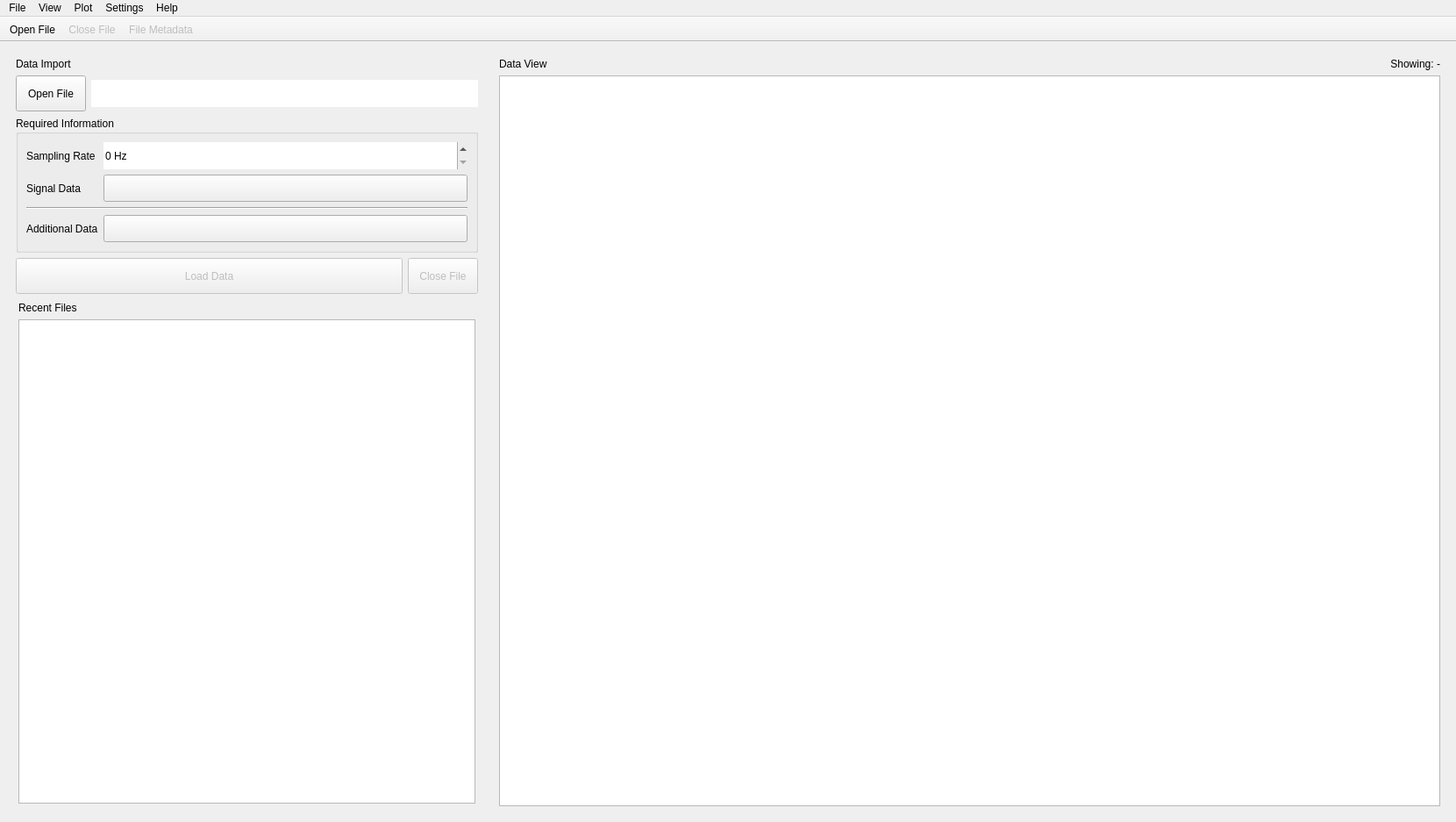
<?xml version="1.0" encoding="UTF-8"?>
<ui version="4.0">
 <class>MainWindow</class>
 <widget class="QMainWindow" name="MainWindow">
  <property name="geometry">
   <rect>
    <x>0</x>
    <y>0</y>
    <width>1660</width>
    <height>937</height>
   </rect>
  </property>
  <property name="windowTitle">
   <string>Signal Editor</string>
  </property>
  <property name="dockNestingEnabled">
   <bool>true</bool>
  </property>
  <property name="dockOptions">
   <set>QMainWindow::DockOption::AllowNestedDocks|QMainWindow::DockOption::AllowTabbedDocks|QMainWindow::DockOption::AnimatedDocks|QMainWindow::DockOption::VerticalTabs</set>
  </property>
  <widget class="QWidget" name="centralwidget">
   <property name="styleSheet">
    <string notr="true"/>
   </property>
   <layout class="QHBoxLayout" name="h_layout_centralwidget">
    <property name="leftMargin">
     <number>0</number>
    </property>
    <property name="topMargin">
     <number>0</number>
    </property>
    <property name="rightMargin">
     <number>0</number>
    </property>
    <property name="bottomMargin">
     <number>0</number>
    </property>
    <item>
     <widget class="QStackedWidget" name="stackedWidget">
      <property name="currentIndex">
       <number>0</number>
      </property>
      <widget class="QWidget" name="stacked_page_import">
       <layout class="QHBoxLayout" name="horizontalLayout" stretch="3,6">
        <item>
         <widget class="QWidget" name="container_file_information" native="true">
          <layout class="QGridLayout" name="gridLayout">
           <item row="3" column="0" colspan="2">
            <widget class="PushButton" name="btn_load_data">
             <property name="enabled">
              <bool>false</bool>
             </property>
             <property name="sizePolicy">
              <sizepolicy hsizetype="Preferred" vsizetype="Fixed">
               <horstretch>0</horstretch>
               <verstretch>0</verstretch>
              </sizepolicy>
             </property>
             <property name="minimumSize">
              <size>
               <width>0</width>
               <height>41</height>
              </size>
             </property>
             <property name="toolTip">
              <string>&lt;html&gt;&lt;head/&gt;&lt;body&gt;&lt;p&gt;Loads the data from the columns or channels specified in the &amp;quot;Signal Data&amp;quot; and &amp;quot;Additional Data&amp;quot; fields.&lt;/p&gt;&lt;/body&gt;&lt;/html&gt;</string>
             </property>
             <property name="whatsThis">
              <string>&lt;html&gt;&lt;head/&gt;&lt;body&gt;&lt;p&gt;Loads the data from the columns or channels specified in the &amp;quot;Signal Data&amp;quot; and &amp;quot;Additional Data&amp;quot; fields.&lt;/p&gt;&lt;/body&gt;&lt;/html&gt;</string>
             </property>
             <property name="text">
              <string>Load Data</string>
             </property>
             <property name="icon">
              <iconset resource="../resources/resources.qrc">
               <normaloff>:/icons/fluent-icons/DocumentArrowRight.svg</normaloff>:/icons/fluent-icons/DocumentArrowRight.svg</iconset>
             </property>
            </widget>
           </item>
           <item row="2" column="0" colspan="3">
            <widget class="QGroupBox" name="grp_box_required_info">
             <property name="sizePolicy">
              <sizepolicy hsizetype="Preferred" vsizetype="Fixed">
               <horstretch>0</horstretch>
               <verstretch>0</verstretch>
              </sizepolicy>
             </property>
             <property name="title">
              <string>Required Information </string>
             </property>
             <property name="flat">
              <bool>true</bool>
             </property>
             <layout class="QFormLayout" name="formLayout">
              <item row="0" column="0">
               <widget class="BodyLabel" name="samplingRateLabel">
                <property name="minimumSize">
                 <size>
                  <width>0</width>
                  <height>31</height>
                 </size>
                </property>
                <property name="toolTip">
                 <string>&lt;html&gt;&lt;head/&gt;&lt;body&gt;&lt;p&gt;The sampling rate of the signal in Hz (samples/second)&lt;/p&gt;&lt;/body&gt;&lt;/html&gt;</string>
                </property>
                <property name="whatsThis">
                 <string>&lt;html&gt;&lt;head/&gt;&lt;body&gt;&lt;p&gt;The sampling rate, measured in Hertz (Hz), defines the number of data points captured per second. For instance, a sampling rate of 1000 Hz means that 1000 data points are recorded every second.&lt;/p&gt;&lt;/body&gt;&lt;/html&gt;</string>
                </property>
                <property name="text">
                 <string>Sampling Rate</string>
                </property>
               </widget>
              </item>
              <item row="0" column="1">
               <widget class="SpinBox" name="spin_box_sampling_rate_import_page">
                <property name="minimumSize">
                 <size>
                  <width>0</width>
                  <height>31</height>
                 </size>
                </property>
                <property name="toolTip">
                 <string>&lt;html&gt;&lt;head/&gt;&lt;body&gt;&lt;p&gt;The sampling rate of the signal values in the file&lt;/p&gt;&lt;/body&gt;&lt;/html&gt;</string>
                </property>
                <property name="whatsThis">
                 <string>&lt;html&gt;&lt;head/&gt;&lt;body&gt;&lt;p&gt;The sampling rate, measured in Hertz (Hz), defines the number of data points captured per second. For instance, a sampling rate of 1000 Hz means that 1000 data points are recorded every second.&lt;/p&gt;&lt;/body&gt;&lt;/html&gt;</string>
                </property>
                <property name="frame">
                 <bool>false</bool>
                </property>
                <property name="suffix">
                 <string> Hz</string>
                </property>
                <property name="maximum">
                 <number>10000</number>
                </property>
                <property name="value">
                 <number>0</number>
                </property>
               </widget>
              </item>
              <item row="1" column="0">
               <widget class="BodyLabel" name="signalColumnChannelLabel">
                <property name="minimumSize">
                 <size>
                  <width>0</width>
                  <height>31</height>
                 </size>
                </property>
                <property name="toolTip">
                 <string>&lt;html&gt;&lt;head/&gt;&lt;body&gt;&lt;p&gt;The column or channel containing the signal values&lt;/p&gt;&lt;/body&gt;&lt;/html&gt;</string>
                </property>
                <property name="whatsThis">
                 <string>&lt;html&gt;&lt;head/&gt;&lt;body&gt;&lt;p&gt;The column or channel containing the signal values&lt;/p&gt;&lt;/body&gt;&lt;/html&gt;</string>
                </property>
                <property name="text">
                 <string>Signal Data</string>
                </property>
               </widget>
              </item>
              <item row="1" column="1">
               <widget class="ComboBox" name="combo_box_signal_column_import_page">
                <property name="minimumSize">
                 <size>
                  <width>0</width>
                  <height>31</height>
                 </size>
                </property>
                <property name="toolTip">
                 <string>&lt;html&gt;&lt;head/&gt;&lt;body&gt;&lt;p&gt;The column or channel containing the signal values&lt;/p&gt;&lt;/body&gt;&lt;/html&gt;</string>
                </property>
                <property name="whatsThis">
                 <string>&lt;html&gt;&lt;head/&gt;&lt;body&gt;&lt;p&gt;The column or channel containing the signal values&lt;/p&gt;&lt;/body&gt;&lt;/html&gt;</string>
                </property>
               </widget>
              </item>
              <item row="2" column="0" colspan="2">
               <widget class="Line" name="line">
                <property name="orientation">
                 <enum>Qt::Orientation::Horizontal</enum>
                </property>
               </widget>
              </item>
              <item row="3" column="0">
               <widget class="BodyLabel" name="infoColumnChannelLabel">
                <property name="minimumSize">
                 <size>
                  <width>0</width>
                  <height>31</height>
                 </size>
                </property>
                <property name="toolTip">
                 <string>&lt;html&gt;&lt;head/&gt;&lt;body&gt;&lt;p&gt;An optional column or channel of data recorded alongside the signal with information that should be shown while editing and which should be included in the results (e.g. temperature, oxygen saturation, etc)&lt;/p&gt;&lt;/body&gt;&lt;/html&gt;</string>
                </property>
                <property name="whatsThis">
                 <string>&lt;html&gt;&lt;head/&gt;&lt;body&gt;&lt;p&gt;An optional column or channel of data recorded alongside the signal with information that should be shown while editing and which should be included in the results (e.g. temperature, oxygen saturation, etc)&lt;/p&gt;&lt;/body&gt;&lt;/html&gt;</string>
                </property>
                <property name="text">
                 <string>Additional Data</string>
                </property>
               </widget>
              </item>
              <item row="3" column="1">
               <widget class="ComboBox" name="combo_box_info_column_import_page">
                <property name="minimumSize">
                 <size>
                  <width>0</width>
                  <height>31</height>
                 </size>
                </property>
                <property name="toolTip">
                 <string>&lt;html&gt;&lt;head/&gt;&lt;body&gt;&lt;p&gt;An optional column or channel of data recorded alongside the signal with information that should be shown while editing and which should be included in the results (e.g. temperature, oxygen saturation, etc)&lt;/p&gt;&lt;/body&gt;&lt;/html&gt;</string>
                </property>
                <property name="whatsThis">
                 <string>&lt;html&gt;&lt;head/&gt;&lt;body&gt;&lt;p&gt;An optional column or channel of data recorded alongside the signal with information that should be shown while editing and which should be included in the results (e.g. temperature, oxygen saturation, etc)&lt;/p&gt;&lt;/body&gt;&lt;/html&gt;</string>
                </property>
               </widget>
              </item>
             </layout>
            </widget>
           </item>
           <item row="1" column="1" colspan="2">
            <widget class="LineEdit" name="line_edit_active_file">
             <property name="minimumSize">
              <size>
               <width>0</width>
               <height>31</height>
              </size>
             </property>
             <property name="frame">
              <bool>false</bool>
             </property>
             <property name="readOnly">
              <bool>true</bool>
             </property>
            </widget>
           </item>
           <item row="1" column="0">
            <widget class="PushButton" name="btn_open_file">
             <property name="sizePolicy">
              <sizepolicy hsizetype="Fixed" vsizetype="Fixed">
               <horstretch>0</horstretch>
               <verstretch>0</verstretch>
              </sizepolicy>
             </property>
             <property name="minimumSize">
              <size>
               <width>0</width>
               <height>41</height>
              </size>
             </property>
             <property name="whatsThis">
              <string>&lt;html&gt;&lt;head/&gt;&lt;body&gt;&lt;p&gt;Opens a window allowing you to choose a file to load into the app.&lt;/p&gt;&lt;p&gt;The selected file is searched for available columns or channels of data.&lt;/p&gt;&lt;p&gt;If any are found, their names are made available for selection in the &amp;quot;Signal Data&amp;quot; and &amp;quot;Additional Data&amp;quot; fields.&lt;/p&gt;&lt;/body&gt;&lt;/html&gt;</string>
             </property>
             <property name="text">
              <string>Open File</string>
             </property>
             <property name="icon">
              <iconset resource="../resources/resources.qrc">
               <normaloff>:/icons/fluent-icons/FolderOpen.svg</normaloff>:/icons/fluent-icons/FolderOpen.svg</iconset>
             </property>
            </widget>
           </item>
           <item row="3" column="2">
            <widget class="PushButton" name="btn_close_file">
             <property name="enabled">
              <bool>false</bool>
             </property>
             <property name="sizePolicy">
              <sizepolicy hsizetype="Fixed" vsizetype="Fixed">
               <horstretch>0</horstretch>
               <verstretch>0</verstretch>
              </sizepolicy>
             </property>
             <property name="minimumSize">
              <size>
               <width>0</width>
               <height>41</height>
              </size>
             </property>
             <property name="toolTip">
              <string>&lt;html&gt;&lt;head/&gt;&lt;body&gt;&lt;p&gt;Close the current file and reset the app state.&lt;/p&gt;&lt;p&gt;Make sure to export any existing results first, as they will be lost on reset.&lt;/p&gt;&lt;/body&gt;&lt;/html&gt;</string>
             </property>
             <property name="whatsThis">
              <string>&lt;html&gt;&lt;head/&gt;&lt;body&gt;&lt;p&gt;Close the current file and reset the app state.&lt;/p&gt;&lt;p&gt;Make sure to export any existing results first, as they will be lost on reset.&lt;/p&gt;&lt;/body&gt;&lt;/html&gt;</string>
             </property>
             <property name="text">
              <string>Close File</string>
             </property>
             <property name="icon">
              <iconset resource="../resources/resources.qrc">
               <normaloff>:/icons/fluent-icons/DocumentDismiss.svg</normaloff>:/icons/fluent-icons/DocumentDismiss.svg</iconset>
             </property>
            </widget>
           </item>
           <item row="0" column="0" colspan="3">
            <widget class="SubtitleLabel" name="label_2">
             <property name="sizePolicy">
              <sizepolicy hsizetype="Preferred" vsizetype="Fixed">
               <horstretch>0</horstretch>
               <verstretch>0</verstretch>
              </sizepolicy>
             </property>
             <property name="text">
              <string>Data Import</string>
             </property>
            </widget>
           </item>
           <item row="4" column="0" colspan="3">
            <widget class="QWidget" name="container_recent_files" native="true">
             <layout class="QVBoxLayout" name="verticalLayout_3">
              <property name="leftMargin">
               <number>3</number>
              </property>
              <property name="topMargin">
               <number>3</number>
              </property>
              <property name="rightMargin">
               <number>3</number>
              </property>
              <property name="bottomMargin">
               <number>3</number>
              </property>
              <item>
               <widget class="StrongBodyLabel" name="label_3">
                <property name="text">
                 <string>Recent Files</string>
                </property>
               </widget>
              </item>
              <item>
               <widget class="ListView" name="list_view_recent_files">
                <property name="toolTip">
                 <string>&lt;html&gt;&lt;head/&gt;&lt;body&gt;&lt;p&gt;Double-click on a filename to open it&lt;/p&gt;&lt;/body&gt;&lt;/html&gt;</string>
                </property>
                <property name="textElideMode">
                 <enum>Qt::TextElideMode::ElideMiddle</enum>
                </property>
               </widget>
              </item>
             </layout>
            </widget>
           </item>
          </layout>
         </widget>
        </item>
        <item>
         <widget class="QWidget" name="container_loaded_data_table" native="true">
          <property name="sizePolicy">
           <sizepolicy hsizetype="Expanding" vsizetype="Preferred">
            <horstretch>0</horstretch>
            <verstretch>0</verstretch>
           </sizepolicy>
          </property>
          <layout class="QGridLayout" name="gridLayout_7">
           <item row="0" column="0">
            <widget class="SubtitleLabel" name="label">
             <property name="text">
              <string>Data View</string>
             </property>
            </widget>
           </item>
           <item row="0" column="1">
            <widget class="StrongBodyLabel" name="label_showing_data_table">
             <property name="text">
              <string>&lt;html&gt;&lt;head/&gt;&lt;body&gt;&lt;p&gt;Showing: -&lt;/p&gt;&lt;/body&gt;&lt;/html&gt;</string>
             </property>
             <property name="alignment">
              <set>Qt::AlignmentFlag::AlignBottom|Qt::AlignmentFlag::AlignRight|Qt::AlignmentFlag::AlignTrailing</set>
             </property>
            </widget>
           </item>
           <item row="1" column="0" colspan="2">
            <widget class="TableView" name="table_view_import_data">
             <property name="toolTip">
              <string>&lt;html&gt;&lt;head/&gt;&lt;body&gt;&lt;p&gt;A table showing the current section's data&lt;/p&gt;&lt;/body&gt;&lt;/html&gt;</string>
             </property>
             <property name="editTriggers">
              <set>QAbstractItemView::EditTrigger::NoEditTriggers</set>
             </property>
             <property name="showDropIndicator" stdset="0">
              <bool>false</bool>
             </property>
             <property name="dragDropOverwriteMode">
              <bool>false</bool>
             </property>
             <property name="selectionBehavior">
              <enum>QAbstractItemView::SelectionBehavior::SelectRows</enum>
             </property>
             <property name="cornerButtonEnabled">
              <bool>false</bool>
             </property>
             <attribute name="horizontalHeaderCascadingSectionResizes">
              <bool>true</bool>
             </attribute>
             <attribute name="verticalHeaderVisible">
              <bool>false</bool>
             </attribute>
             <attribute name="verticalHeaderHighlightSections">
              <bool>false</bool>
             </attribute>
            </widget>
           </item>
          </layout>
         </widget>
        </item>
       </layout>
      </widget>
      <widget class="QWidget" name="stacked_page_edit">
       <layout class="QGridLayout" name="gridLayout_2">
        <item row="0" column="0">
         <widget class="QWidget" name="plot_container" native="true"/>
        </item>
       </layout>
      </widget>
      <widget class="QWidget" name="stacked_page_export">
       <layout class="QGridLayout" name="gridLayout_3" columnstretch="2,1,1">
        <item row="0" column="0">
         <widget class="SubtitleLabel" name="label_4">
          <property name="text">
           <string>Section Data and Results</string>
          </property>
         </widget>
        </item>
        <item row="0" column="2">
         <widget class="PushButton" name="btn_export_all_results">
          <property name="sizePolicy">
           <sizepolicy hsizetype="Preferred" vsizetype="Fixed">
            <horstretch>0</horstretch>
            <verstretch>0</verstretch>
           </sizepolicy>
          </property>
          <property name="text">
           <string>Export all results to HDF5</string>
          </property>
         </widget>
        </item>
        <item row="1" column="0" colspan="3">
         <widget class="QTabWidget" name="tab_widget_result_views">
          <property name="currentIndex">
           <number>0</number>
          </property>
          <widget class="QWidget" name="tab_result_peaks_info">
           <attribute name="title">
            <string>Peak Indices</string>
           </attribute>
           <layout class="QVBoxLayout" name="verticalLayout_2">
            <item>
             <widget class="TableView" name="table_view_result_peaks">
              <property name="editTriggers">
               <set>QAbstractItemView::EditTrigger::NoEditTriggers</set>
              </property>
              <property name="cornerButtonEnabled">
               <bool>false</bool>
              </property>
              <attribute name="verticalHeaderVisible">
               <bool>false</bool>
              </attribute>
             </widget>
            </item>
           </layout>
          </widget>
          <widget class="QWidget" name="tab_result_rate_info">
           <attribute name="title">
            <string>Calculated Rate / Summary Statistics</string>
           </attribute>
           <layout class="QVBoxLayout" name="verticalLayout_4">
            <item>
             <widget class="TableView" name="table_view_result_rate">
              <property name="editTriggers">
               <set>QAbstractItemView::EditTrigger::NoEditTriggers</set>
              </property>
              <property name="cornerButtonEnabled">
               <bool>false</bool>
              </property>
              <attribute name="verticalHeaderVisible">
               <bool>false</bool>
              </attribute>
             </widget>
            </item>
           </layout>
          </widget>
          <widget class="QWidget" name="tab_result_mpl_widget">
           <attribute name="title">
            <string>Plot View</string>
           </attribute>
           <layout class="QVBoxLayout" name="verticalLayout">
            <item>
             <widget class="MatplotlibWidget" name="mpl_widget" native="true">
              <property name="sizePolicy">
               <sizepolicy hsizetype="Expanding" vsizetype="Preferred">
                <horstretch>0</horstretch>
                <verstretch>0</verstretch>
               </sizepolicy>
              </property>
              <property name="minimumSize">
               <size>
                <width>500</width>
                <height>0</height>
               </size>
              </property>
             </widget>
            </item>
           </layout>
          </widget>
          <widget class="QWidget" name="tab_result_metadata">
           <attribute name="title">
            <string>Metadata</string>
           </attribute>
           <attribute name="toolTip">
            <string>&lt;html&gt;&lt;head/&gt;&lt;body&gt;&lt;p&gt;Shows the methods and parameters used to produce the current results.&lt;/p&gt;&lt;/body&gt;&lt;/html&gt;</string>
           </attribute>
           <layout class="QGridLayout" name="gridLayout_4">
            <item row="0" column="0">
             <widget class="TreeView" name="tree_view_result_metadata"/>
            </item>
           </layout>
          </widget>
         </widget>
        </item>
        <item row="0" column="1">
         <widget class="StrongBodyLabel" name="label_showing_section_result">
          <property name="text">
           <string/>
          </property>
         </widget>
        </item>
       </layout>
      </widget>
     </widget>
    </item>
   </layout>
  </widget>
  <widget class="QMenuBar" name="menubar">
   <property name="geometry">
    <rect>
     <x>0</x>
     <y>0</y>
     <width>1660</width>
     <height>33</height>
    </rect>
   </property>
   <widget class="RoundMenu" name="menu_file">
    <property name="title">
     <string>File</string>
    </property>
    <addaction name="action_open_file"/>
    <addaction name="action_close_file"/>
    <addaction name="separator"/>
    <addaction name="action_edit_metadata"/>
   </widget>
   <widget class="RoundMenu" name="menu_settings">
    <property name="title">
     <string>Settings</string>
    </property>
    <addaction name="action_show_settings"/>
   </widget>
   <widget class="RoundMenu" name="menu_view">
    <property name="title">
     <string>View</string>
    </property>
   </widget>
   <widget class="RoundMenu" name="menu_plot">
    <property name="title">
     <string>Plot</string>
    </property>
    <addaction name="action_remove_peaks_in_selection"/>
    <addaction name="action_find_peaks_in_selection"/>
    <addaction name="separator"/>
    <addaction name="action_show_section_overview"/>
    <addaction name="action_toggle_auto_scaling"/>
   </widget>
   <widget class="RoundMenu" name="menu_help">
    <property name="title">
     <string>Help</string>
    </property>
    <addaction name="action_show_user_guide"/>
    <addaction name="separator"/>
    <addaction name="action_about_app"/>
    <addaction name="action_about_qt"/>
   </widget>
   <addaction name="menu_file"/>
   <addaction name="menu_view"/>
   <addaction name="menu_plot"/>
   <addaction name="menu_settings"/>
   <addaction name="menu_help"/>
  </widget>
  <widget class="QToolBar" name="tool_bar_file_actions">
   <property name="windowTitle">
    <string>Editing Toolbar</string>
   </property>
   <property name="movable">
    <bool>false</bool>
   </property>
   <property name="allowedAreas">
    <set>Qt::ToolBarArea::TopToolBarArea</set>
   </property>
   <property name="toolButtonStyle">
    <enum>Qt::ToolButtonStyle::ToolButtonTextBesideIcon</enum>
   </property>
   <attribute name="toolBarArea">
    <enum>TopToolBarArea</enum>
   </attribute>
   <attribute name="toolBarBreak">
    <bool>false</bool>
   </attribute>
   <addaction name="action_open_file"/>
   <addaction name="action_close_file"/>
   <addaction name="action_edit_metadata"/>
  </widget>
  <action name="action_open_file">
   <property name="icon">
    <iconset resource="../resources/resources.qrc">
     <normaloff>:/icons/fluent-icons/FolderOpen.svg</normaloff>:/icons/fluent-icons/FolderOpen.svg</iconset>
   </property>
   <property name="text">
    <string>Open File</string>
   </property>
   <property name="iconVisibleInMenu">
    <bool>false</bool>
   </property>
  </action>
  <action name="action_show_settings">
   <property name="icon">
    <iconset resource="../resources/resources.qrc">
     <normaloff>:/icons/fluent-icons/Settings.svg</normaloff>:/icons/fluent-icons/Settings.svg</iconset>
   </property>
   <property name="text">
    <string>Preferences</string>
   </property>
   <property name="toolTip">
    <string>Modify various settings</string>
   </property>
   <property name="shortcut">
    <string>Ctrl+,</string>
   </property>
   <property name="menuRole">
    <enum>QAction::MenuRole::PreferencesRole</enum>
   </property>
  </action>
  <action name="action_edit_metadata">
   <property name="enabled">
    <bool>false</bool>
   </property>
   <property name="icon">
    <iconset resource="../resources/resources.qrc">
     <normaloff>:/icons/fluent-icons/DocumentEndnote.svg</normaloff>:/icons/fluent-icons/DocumentEndnote.svg</iconset>
   </property>
   <property name="text">
    <string>File Metadata</string>
   </property>
   <property name="toolTip">
    <string>&lt;html&gt;&lt;head/&gt;&lt;body&gt;&lt;p&gt;Open a more detailed view of the current file's metadata.&lt;/p&gt;&lt;/body&gt;&lt;/html&gt;</string>
   </property>
   <property name="whatsThis">
    <string>&lt;html&gt;&lt;head/&gt;&lt;body&gt;&lt;p&gt;Shows a dialog window with fields for setting the sampling rate, data source and info source to be used for the current file.&lt;/p&gt;&lt;p&gt;If any additional metadata exists in the file (and if the app is able to read it and parse it into a python dictionary) it will be displayed as a read-only tree structure.&lt;/p&gt;&lt;p&gt;&lt;br/&gt;&lt;/p&gt;&lt;p&gt;For EDF files, shows the information from the &lt;a href=&quot;https://mne.tools/stable/generated/mne.Info.html&quot;&gt;&lt;span style=&quot; text-decoration: underline; color:#ff8c00;&quot;&gt;Info&lt;/span&gt;&lt;/a&gt; object created by the &lt;a href=&quot;https://mne.tools/stable/index.html&quot;&gt;&lt;span style=&quot; text-decoration: underline; color:#ff8c00;&quot;&gt;mne&lt;/span&gt;&lt;/a&gt; library.&lt;/p&gt;&lt;/body&gt;&lt;/html&gt;</string>
   </property>
   <property name="iconVisibleInMenu">
    <bool>false</bool>
   </property>
  </action>
  <action name="action_close_file">
   <property name="enabled">
    <bool>false</bool>
   </property>
   <property name="icon">
    <iconset resource="../resources/resources.qrc">
     <normaloff>:/icons/fluent-icons/DocumentDismiss.svg</normaloff>:/icons/fluent-icons/DocumentDismiss.svg</iconset>
   </property>
   <property name="text">
    <string>Close File</string>
   </property>
   <property name="toolTip">
    <string>&lt;html&gt;&lt;head/&gt;&lt;body&gt;&lt;p&gt;Close the current file and reset the app state.&lt;/p&gt;&lt;p&gt;Make sure to export any existing results first, as they will be lost on reset.&lt;/p&gt;&lt;/body&gt;&lt;/html&gt;</string>
   </property>
   <property name="menuRole">
    <enum>QAction::MenuRole::NoRole</enum>
   </property>
   <property name="iconVisibleInMenu">
    <bool>false</bool>
   </property>
  </action>
  <action name="action_mark_section_done">
   <property name="icon">
    <iconset resource="../resources/resources.qrc">
     <normaloff>:/icons/fluent-icons/CheckmarkCircle.svg</normaloff>:/icons/fluent-icons/CheckmarkCircle.svg</iconset>
   </property>
   <property name="text">
    <string>Mark as Done</string>
   </property>
   <property name="toolTip">
    <string>&lt;html&gt;&lt;head/&gt;&lt;body&gt;&lt;p&gt;Save the current section's data and lock it to prevent further edits.&lt;/p&gt;&lt;p&gt;To view or export the data, go to the &amp;quot;Results&amp;quot; page.&lt;/p&gt;&lt;/body&gt;&lt;/html&gt;</string>
   </property>
   <property name="whatsThis">
    <string>&lt;html&gt;&lt;head/&gt;&lt;body&gt;&lt;p&gt;Save the current section's data and lock it to prevent further edits.&lt;/p&gt;&lt;p&gt;To view or export the data, go to the &amp;quot;Results&amp;quot; page.&lt;/p&gt;&lt;p&gt;To unlock a section, right-click it's name in the section list and select &amp;quot;Unlock Section&amp;quot;.&lt;/p&gt;&lt;/body&gt;&lt;/html&gt;</string>
   </property>
   <property name="menuRole">
    <enum>QAction::MenuRole::NoRole</enum>
   </property>
  </action>
  <action name="action_create_new_section">
   <property name="checkable">
    <bool>true</bool>
   </property>
   <property name="icon">
    <iconset resource="../resources/resources.qrc">
     <normaloff>:/icons/fluent-icons/AddCircle.svg</normaloff>:/icons/fluent-icons/AddCircle.svg</iconset>
   </property>
   <property name="text">
    <string>New Section</string>
   </property>
   <property name="toolTip">
    <string>Create a new section</string>
   </property>
   <property name="menuRole">
    <enum>QAction::MenuRole::NoRole</enum>
   </property>
  </action>
  <action name="action_toggle_auto_scaling">
   <property name="checkable">
    <bool>true</bool>
   </property>
   <property name="icon">
    <iconset resource="../resources/resources.qrc">
     <normaloff>:/icons/fluent-icons/AutoFitHeight.svg</normaloff>:/icons/fluent-icons/AutoFitHeight.svg</iconset>
   </property>
   <property name="text">
    <string>Auto-Scaling</string>
   </property>
   <property name="toolTip">
    <string>Automatically adjust the y-axis limits to the visible data range</string>
   </property>
   <property name="menuRole">
    <enum>QAction::MenuRole::NoRole</enum>
   </property>
  </action>
  <action name="action_confirm_section">
   <property name="icon">
    <iconset resource="../resources/resources.qrc">
     <normaloff>:/icons/fluent-icons/Checkmark.svg</normaloff>:/icons/fluent-icons/Checkmark.svg</iconset>
   </property>
   <property name="text">
    <string>Confirm Section</string>
   </property>
   <property name="toolTip">
    <string>Create a new section with the data of the selected region</string>
   </property>
   <property name="menuRole">
    <enum>QAction::MenuRole::NoRole</enum>
   </property>
  </action>
  <action name="action_cancel_section">
   <property name="icon">
    <iconset resource="../resources/resources.qrc">
     <normaloff>:/icons/fluent-icons/Dismiss.svg</normaloff>:/icons/fluent-icons/Dismiss.svg</iconset>
   </property>
   <property name="text">
    <string>Cancel Section</string>
   </property>
   <property name="toolTip">
    <string>Cancel the section creation process</string>
   </property>
   <property name="menuRole">
    <enum>QAction::MenuRole::NoRole</enum>
   </property>
  </action>
  <action name="action_show_section_overview">
   <property name="checkable">
    <bool>true</bool>
   </property>
   <property name="checked">
    <bool>false</bool>
   </property>
   <property name="icon">
    <iconset resource="../resources/resources.qrc">
     <normaloff>:/icons/fluent-icons/EyeHide.svg</normaloff>
     <normalon>:/icons/fluent-icons/EyeShow.svg</normalon>:/icons/fluent-icons/EyeHide.svg</iconset>
   </property>
   <property name="text">
    <string>Section Overview</string>
   </property>
   <property name="toolTip">
    <string>Shows the current sections as colored regions in the plot</string>
   </property>
   <property name="menuRole">
    <enum>QAction::MenuRole::NoRole</enum>
   </property>
  </action>
  <action name="action_remove_peaks_in_selection">
   <property name="icon">
    <iconset resource="../resources/resources.qrc">
     <normaloff>:/icons/fluent-icons/Eraser.svg</normaloff>:/icons/fluent-icons/Eraser.svg</iconset>
   </property>
   <property name="text">
    <string>Remove Peaks in Selection</string>
   </property>
   <property name="toolTip">
    <string>Deletes all peaks inside the selected area</string>
   </property>
   <property name="shortcut">
    <string>Ctrl+D</string>
   </property>
   <property name="menuRole">
    <enum>QAction::MenuRole::NoRole</enum>
   </property>
  </action>
  <action name="action_find_peaks_in_selection">
   <property name="icon">
    <iconset resource="../resources/resources.qrc">
     <normaloff>:/icons/fluent-icons/SearchSquare.svg</normaloff>:/icons/fluent-icons/SearchSquare.svg</iconset>
   </property>
   <property name="text">
    <string>Find Peaks in Selection</string>
   </property>
   <property name="toolTip">
    <string>Detect peaks in just the selected area instead of the entire signal</string>
   </property>
   <property name="shortcut">
    <string>Ctrl+F</string>
   </property>
   <property name="menuRole">
    <enum>QAction::MenuRole::NoRole</enum>
   </property>
  </action>
  <action name="action_show_user_guide">
   <property name="icon">
    <iconset resource="../resources/resources.qrc">
     <normaloff>:/icons/fluent-icons/BookQuestionMark.svg</normaloff>:/icons/fluent-icons/BookQuestionMark.svg</iconset>
   </property>
   <property name="text">
    <string>User Guide</string>
   </property>
   <property name="toolTip">
    <string>User Guide</string>
   </property>
   <property name="shortcut">
    <string>F1</string>
   </property>
   <property name="menuRole">
    <enum>QAction::MenuRole::NoRole</enum>
   </property>
  </action>
  <action name="action_about_qt">
   <property name="text">
    <string>About Qt</string>
   </property>
   <property name="menuRole">
    <enum>QAction::MenuRole::AboutQtRole</enum>
   </property>
  </action>
  <action name="action_about_app">
   <property name="icon">
    <iconset resource="../resources/resources.qrc">
     <normaloff>:/icons/fluent-icons/BookInformation.svg</normaloff>:/icons/fluent-icons/BookInformation.svg</iconset>
   </property>
   <property name="text">
    <string>About App</string>
   </property>
   <property name="toolTip">
    <string>About this Application</string>
   </property>
   <property name="menuRole">
    <enum>QAction::MenuRole::AboutRole</enum>
   </property>
  </action>
  <action name="action_remove_section">
   <property name="icon">
    <iconset resource="../resources/resources.qrc">
     <normaloff>:/icons/fluent-icons/SubtractCircle.svg</normaloff>:/icons/fluent-icons/SubtractCircle.svg</iconset>
   </property>
   <property name="text">
    <string>Remove Section</string>
   </property>
   <property name="toolTip">
    <string>Removes the selected section</string>
   </property>
   <property name="menuRole">
    <enum>QAction::MenuRole::NoRole</enum>
   </property>
  </action>
  <action name="action_clear_recent_files">
   <property name="icon">
    <iconset resource="../resources/resources.qrc">
     <normaloff>:/icons/fluent-icons/Dismiss.svg</normaloff>:/icons/fluent-icons/Dismiss.svg</iconset>
   </property>
   <property name="text">
    <string>Clear Recent Files</string>
   </property>
  </action>
  <action name="action_unlock_section">
   <property name="icon">
    <iconset resource="../resources/resources.qrc">
     <normaloff>:/icons/fluent-icons/LockOpen.svg</normaloff>:/icons/fluent-icons/LockOpen.svg</iconset>
   </property>
   <property name="text">
    <string>Unlock Section</string>
   </property>
   <property name="toolTip">
    <string>&lt;html&gt;&lt;head/&gt;&lt;body&gt;&lt;p&gt;Make a section marked as &amp;quot;Done&amp;quot; editable again.&lt;/p&gt;&lt;/body&gt;&lt;/html&gt;</string>
   </property>
   <property name="menuRole">
    <enum>QAction::MenuRole::NoRole</enum>
   </property>
  </action>
 </widget>
 <customwidgets>
  <customwidget>
   <class>LineEdit</class>
   <extends>QLineEdit</extends>
   <header>qfluentwidgets</header>
  </customwidget>
  <customwidget>
   <class>SpinBox</class>
   <extends>QSpinBox</extends>
   <header>qfluentwidgets</header>
  </customwidget>
  <customwidget>
   <class>ComboBox</class>
   <extends>QPushButton</extends>
   <header>qfluentwidgets</header>
  </customwidget>
  <customwidget>
   <class>PushButton</class>
   <extends>QPushButton</extends>
   <header>qfluentwidgets</header>
  </customwidget>
  <customwidget>
   <class>SubtitleLabel</class>
   <extends>QLabel</extends>
   <header>qfluentwidgets</header>
  </customwidget>
  <customwidget>
   <class>BodyLabel</class>
   <extends>QLabel</extends>
   <header>qfluentwidgets</header>
  </customwidget>
  <customwidget>
   <class>MatplotlibWidget</class>
   <extends>QWidget</extends>
   <header>pyqtgraph.widgets.MatplotlibWidget</header>
   <container>1</container>
  </customwidget>
  <customwidget>
   <class>TableView</class>
   <extends>QTableView</extends>
   <header>qfluentwidgets</header>
  </customwidget>
  <customwidget>
   <class>RoundMenu</class>
   <extends>QMenu</extends>
   <header>qfluentwidgets</header>
  </customwidget>
  <customwidget>
   <class>StrongBodyLabel</class>
   <extends>QLabel</extends>
   <header>qfluentwidgets</header>
  </customwidget>
  <customwidget>
   <class>TreeView</class>
   <extends>QTreeView</extends>
   <header>qfluentwidgets</header>
  </customwidget>
  <customwidget>
   <class>ListView</class>
   <extends>QListView</extends>
   <header>qfluentwidgets</header>
  </customwidget>
 </customwidgets>
 <tabstops>
  <tabstop>btn_open_file</tabstop>
  <tabstop>line_edit_active_file</tabstop>
  <tabstop>spin_box_sampling_rate_import_page</tabstop>
  <tabstop>combo_box_signal_column_import_page</tabstop>
  <tabstop>combo_box_info_column_import_page</tabstop>
  <tabstop>btn_load_data</tabstop>
  <tabstop>btn_close_file</tabstop>
  <tabstop>container_recent_files</tabstop>
  <tabstop>list_view_recent_files</tabstop>
  <tabstop>table_view_import_data</tabstop>
 </tabstops>
 <resources>
  <include location="../resources/resources.qrc"/>
 </resources>
 <connections>
  <connection>
   <sender>line_edit_active_file</sender>
   <signal>textChanged(QString)</signal>
   <receiver>MainWindow</receiver>
   <slot>setWindowTitle(QString)</slot>
   <hints>
    <hint type="sourcelabel">
     <x>363</x>
     <y>152</y>
    </hint>
    <hint type="destinationlabel">
     <x>187</x>
     <y>-11</y>
    </hint>
   </hints>
  </connection>
 </connections>
</ui>
